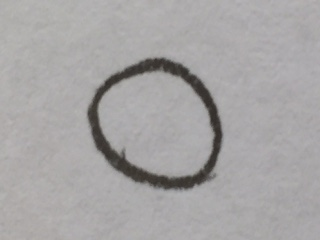
#> input picture 02.dl/01.image/01.mnist/01.regr/own_hand_data/0.JPG, 320 x 240 px; its folder holds only this picture in this run
$ jupyter execute --allow-errors 03_prep_own_hand.ipynb   (shell and % lines are left out)   (Python 2 division)
#> lines starting #> are read from the running program, lines starting #| are printed output that depends on the picture; after the words box and inside, x2 and y2 are one past the last pixel; in counts of white or black regions, pixels touching at a corner belong together
## Image Preprocessing Pipeline for my Own Handwritten Digits

[cell 1]
import matplotlib
import numpy as np
import matplotlib.pyplot as plt

datapath = 'own_hand_data/'
d = 1 # digit displayed in this notebook

[cell 2]
def show_image(image):
    #image = observation[0].reshape(28, 28)
    #print observation[0].shape, image.shape
    fig = plt.figure()
    ax = fig.add_subplot(1,1,1)
    imgplot = ax.imshow(image, cmap=matplotlib.cm.Greys)

### Preprocessing
 - Read all the images into a dictionary
 - Convert to white ink on black background.
 - Scale the image down to 28x28 pixels, by cropping black edges, resizing to 20x20 and padding up with black to 28x28.
 - Center the digit by shifting the inner box to the center of mass (transformation matrix )

[cell 3]
from PIL import Image

def get_image(filepath):
    """
    Image can be in gif jpeg or png format.
    """
#> called with filepath = 'own_hand_data/0.JPG'

    """
    When a picture is taller than it is wide, it means the camera was rotated.
    Some cameras can detect this and write that info in the picture's EXIF metadata.
    Some viewers take note of this metadata and display the image appropriately.

    PIL can read the picture's metadata, but it does not write/copy metadata when you save an Image.
    Consequently, your smart image viewer will not rotate the image as it did before.

    The call to rotate(-90) degrees will reset this artifact

    """
    with Image.open(filepath) as im:
#> im is the input picture: PIL image 320x240 RGB; mean R, G, B 166.3, 164.2, 164.4
        im = im.rotate(-90, expand=True)
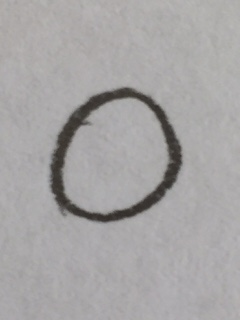
#> im: PIL image 240x320 RGB; mean R, G, B 166.3, 164.2, 164.4
        pixel_values = np.asarray(im)

    img = Image.fromarray(pixel_values)
    return img

[cell 4]
import os
import re

def get_filenames(path, pattern):
    filenames = []
    for f in os.listdir(path):
        if re.search(pattern, f):
            filenames.append(f)
    return filenames


def get_images(datapath):
    digits = {}

    for fn in get_filenames(datapath, '^\d\.JPG'):
        dig = int(fn.split('.')[0])
        digits[dig] = get_image(datapath+fn)

    return digits

[cell 5]
import PIL.ImageOps

def to_bw(im):
    """
    convert the image to black & white
    """

    im = im.convert('L')          # from color to black & white
    im = PIL.ImageOps.invert(im)  # negate

    return im

If you look closely, these images have noise, these are grey digits on a gray background and not sharp black & white like the MNIST training set images.

Therefore we need to add the following:

[cell 6]
def gray_threshold(image):
    bw = np.asarray(image).copy()
    # Pixel range is 0...255, 256/2 = 128
    bw[bw < 128] = 0    # Black
    bw[bw >= 128] = 255 # White
    return Image.fromarray(bw)

[cell 7]
def v(x): return int(np.round(np.mean(x)))

def trim_border(image):
    """
    remove every row and column at the sides of the image which are completely black,
    leaving a margin of 30 pix to avoid truncation in the scaling step that comes after this.
    """
    m = 1  # margin
    # assumes background coded as 0 and ink as 255

    img = np.asarray(image)

    # remove first row and column: (fixes a bug in the image)
    img = img[1:]
    img = np.delete(img,0,1)

    #print np.sum(img[30]), v(img[0])
    while np.sum(img[m]) == 0:
        img = img[1:]

    while np.sum(img[:,m]) == 0:
        img = np.delete(img,0,1)

    while np.sum(img[-m]) == 0:
        img = img[:-1]

    while np.sum(img[:,-m]) == 0:
        img = np.delete(img,-1,1)

    img = Image.fromarray(img)

    return img

[cell 8]
import math

def resize_image(img, maxsize):
    """
    Resizes the input image to fit in a 20x20 pixel box
    pads the 20x20 image borders up to a size of 28x28 with black background
    returns the 28x28 pixel image
    """

    width, height = img.size # returns cols, rows, opposite from np.shape
    rows = height
    cols = width

    # resize our outer box to fit it into a 20x20 box.
    if rows > cols:
        factor = maxsize/float(rows)
        rows = maxsize
        cols = int(round(cols*factor))
        #print rows, cols, factor
        img = img.resize((cols,rows))
    else:
        factor = maxsize/float(cols)
        cols = maxsize
        rows = int(round(rows*factor))
        #print rows, cols, factor
        img = img.resize((cols,rows))

    return img

def pad_image(img, outersize):

    # We need a 28x28 pixel image so we add the missing background rows and columns
    # using the np.lib.pad function which adds 0s to the sides.
    width, height = img.size # returns cols, rows, opposite from np.shape
    rows = height
    cols = width

    im = np.asarray(img)
    colsPadding = (int(math.ceil((outersize-cols)/2.0)),int(math.floor((outersize-cols)/2.0)))
    rowsPadding = (int(math.ceil((outersize-rows)/2.0)),int(math.floor((outersize-rows)/2.0)))
    im = np.lib.pad(im,(rowsPadding,colsPadding),'constant', constant_values=(0,0))

    return Image.fromarray(im)

[cell 9]
from scipy import ndimage
def getBestShift(img):
    cy,cx = ndimage.measurements.center_of_mass(img)

    rows,cols = img.shape
    shiftx = np.round(cols/2.0-cx).astype(int)
    shifty = np.round(rows/2.0-cy).astype(int)

    return shiftx,shifty


def shift(img):

    im = np.asarray(img)
    sx,sy = getBestShift(im)

    # this function is stubbed for now
    rows,cols = img.size
    shifted = img

    return shifted

[cell 10]
def save_images(images, datapath):
    for dig in images:
        fp = datapath + 'pp_%1d.jpg'%dig
        image =  images[dig]
        image.save(fp)
        print 'saving ', fp, image.size

[cell 11]
def show(images, d):
    im0 = np.asarray(images[d])
    print im0.shape
    show_image(im0)

[cell 12]
images = get_images(datapath)
#> images = 1 item
#> (the rest of this cell did not finish here and is left out)


[cell 13]
for dig in images:
    images[dig] = resize_image(images[dig], 200)
#> this loop made 1 pass
#> (width in resize_image, height in resize_image, factor in resize_image) on pass 1: (240, 320, 0.625)
#> (the rest of this cell did not finish here and is left out)


[cell 14]
for dig in images:
    images[dig] = to_bw(images[dig])
#> this loop made 1 pass
#> pass 1, in to_bw, `im = PIL.ImageOps.invert(im)`:
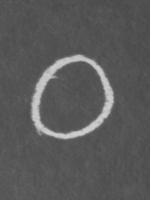
#> im: PIL image 150x200 L; min 71, max 208, mean 90

#> (the rest of this cell did not finish here and is left out)


[cell 15]
for dig in images:
    images[dig] = gray_threshold(images[dig])

#> (the rest of this cell did not finish here and is left out)


[cell 16]
for dig in images:
    images[dig] = trim_border(images[dig])
#> this loop made 1 pass
#> m in trim_border on pass 1: 1
#> pass 1, in trim_border, `img = np.asarray(image)`:
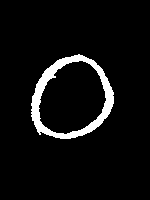
#> img: shape (200, 150); 5.8% white; 1 white region, box (x1, y1, x2, y2) and area: (31, 54, 114, 139) 1734
#> pass 1, in trim_border, `img = img[1:]`:
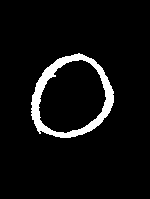
#> img: shape (199, 150); 5.8% white; 1 white region, box (x1, y1, x2, y2) and area: (31, 53, 114, 138) 1734
#> pass 1, in trim_border, `img = np.delete(img,0,1)`:
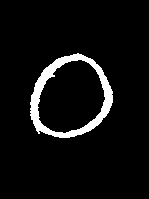
#> img: shape (199, 149); 5.8% white; 1 white region, box (x1, y1, x2, y2) and area: (30, 53, 113, 138) 1734
#> pass 1, in trim_border, `img = Image.fromarray(img)`:
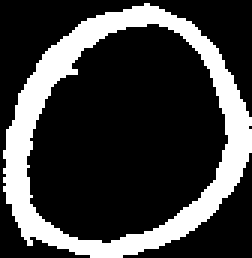
#> img: PIL image 84x86 L (shown 3 times larger); 24% white; 1 white region, box (x1, y1, x2, y2) and area: (1, 1, 84, 86) 1734

#> (the rest of this cell did not finish here and is left out)

[cell 17]
for dig in images:
    images[dig] = resize_image(images[dig], 20)
#> this loop made 1 pass
#> (width in resize_image, height in resize_image, factor in resize_image) on pass 1: (84, 86, 0.233)
#> pass 1, in resize_image (call 2), `img = img.resize((cols,rows))`:
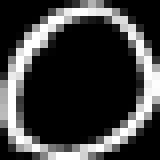
#> img: PIL image 20x20 L (shown 8 times larger); min 0, max 255, mean 62.3

#> (the rest of this cell did not finish here and is left out)

[cell 18]
for dig in images:
    images[dig] = pad_image(images[dig], 28)
#> this loop made 1 pass
#> (width in pad_image, height in pad_image, rows in pad_image, cols in pad_image, rowsPadding in pad_image) on pass 1: (20, 20, 20, 20, (4, 4))
#> pass 1, in pad_image, `im = np.lib.pad(im,(rowsPadding,colsPadding),'constant', constant_valu..`:
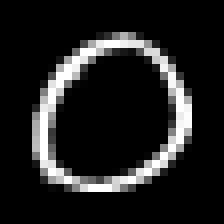
#> im: shape (28, 28) (shown 8 times larger); min 0, max 255, mean 31.8

#> (the rest of this cell did not finish here and is left out)

[cell 19]
for dig in images:
    images[dig] = gray_threshold(images[dig])

#> (the rest of this cell did not finish here and is left out)

[cell 20]
for dig in images:
    images[dig] = shift(images[dig])
#> this loop made 1 pass
#> (sx in shift, sy in shift) on pass 1: (1, 0)
#> pass 1, in shift, `im = np.asarray(img)`:
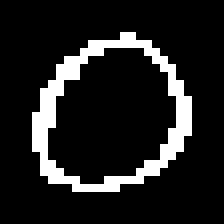
#> im: shape (28, 28) (shown 8 times larger); 12.6% white in thin lines or dots, all inside (x1, y1, x2, y2) = (4, 4, 24, 24)

#> (the rest of this cell did not finish here and is left out)

[cell 21]
save_images(images, datapath)
#> the loop in save_images, `for dig in images:` made 1 pass
#> fp on pass 1: 'own_hand_data/pp_0.jpg'
#| saving  own_hand_data/pp_0.jpg (28, 28)

$ run again, on 02.dl/01.image/01.mnist/01.regr/own_hand_data/4.JPG
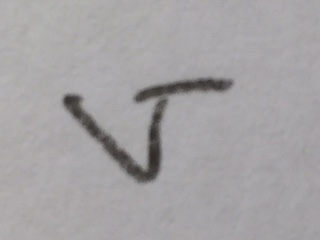
#> input picture 02.dl/01.image/01.mnist/01.regr/own_hand_data/4.JPG, 320 x 240 px
#> in get_image, im is the input picture: PIL image 320x240 RGB; mean R, G, B 164.6, 162.2, 163.8
#> images = 1 item
#> the loop `for dig in images:` made 1 pass
#> dig on pass 1: 4
#> the loop `for dig in images:` made 1 pass
#> dig on pass 1: 4
#> the loop `for dig in images:` made 1 pass
#> dig on pass 1: 4
#> pass 1, in trim_border, `img = Image.fromarray(img)`:
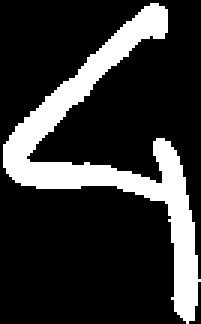
#> img: PIL image 67x108 L (shown 3 times larger); 20.1% white; 1 white region, box (x1, y1, x2, y2) and area: (1, 1, 67, 108) 1457
#> the loop `for dig in images:` made 1 pass
#> dig on pass 1: 4
#> the loop `for dig in images:` made 1 pass
#> dig on pass 1: 4
#> the loop `for dig in images:` made 1 pass
#> dig on pass 1: 4
#> pass 1, in shift, `im = np.asarray(img)`:
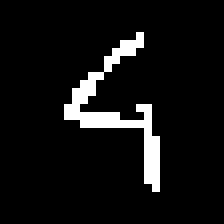
#> im: shape (28, 28) (shown 8 times larger); 6.9% white in thin lines or dots, all inside (x1, y1, x2, y2) = (8, 4, 20, 24)
#> the loop in save_images, `for dig in images:` made 1 pass
#> (printed output is left out)
